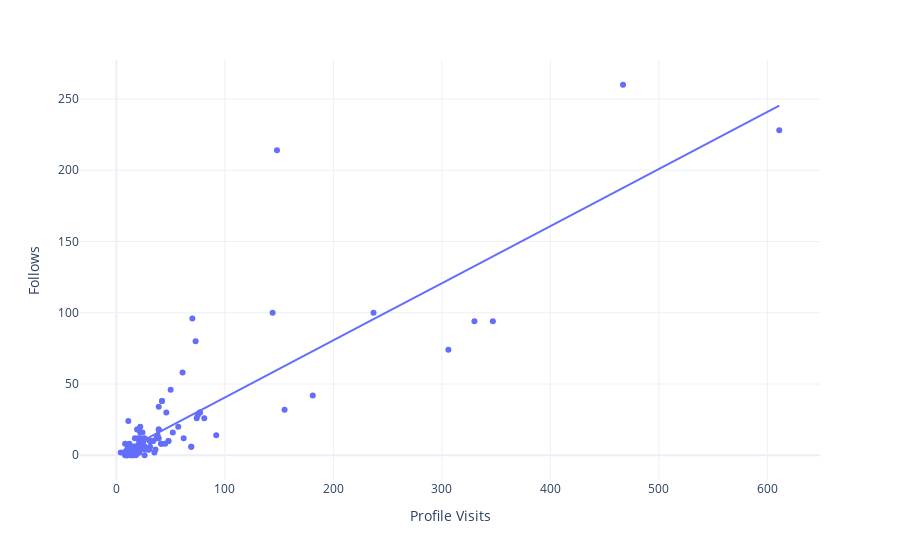

Notebook source saved alongside this figure:
### Code cell
fig=px.scatter(data,x='Profile Visits',
               y='Follows',
               trendline='ols',)

fig.show()

### Figure 1 — Plotly figure (JSON) as saved in the notebook; plotly's stock layout.template omitted (floating-point values rounded to 4 significant figures)
{"data": [{"hovertemplate": "Profile Visits=%{x}<br>Follows=%{y}<extra></extra>", "legendgroup": "", "marker": {"color": "#636efa", "symbol": "circle"}, "mode": "markers", "name": "", "orientation": "v", "showlegend": false, "type": "scatter", "x": [35, 48, 62, 23, 8, 9, 26, 12, 36, 31, 29, 15, 8, 20, 181, 17, 16, 21, 77, 10, 9, 11, 144, 14, 10, 19, 69, 11, 19, 9, 57, 13, 11, 24, 81, 4, 7, 14, 18, 8, 330, 21, 19, 32, 19, 21, 14, 30, 39, 42, 31, 20, 12, 22, 306, 13, 26, 16, 15, 15, 39, 21, 8, 45, 50, 37, 25, 347, 26, 48, 16, 26, 17, 52, 22, 41, 155, 12, 22, 20, 23, 25, 17, 16, 21, 77, 10, 14, 30, 39, 42, 31, 14, 10, 19, 69, 11, 19, 9, 38, 42, 92, 75, 21, 26, 39, 74, 467, 24, 70, 22, 46, 61, 237, 73, 20, 34, 148, 611], "xaxis": "x", "y": [2, 10, 12, 8, 0, 2, 0, 6, 4, 6, 4, 0, 2, 4, 42, 6, 2, 2, 30, 0, 0, 24, 100, 2, 4, 6, 6, 6, 2, 2, 20, 2, 4, 8, 26, 2, 2, 4, 0, 2, 94, 8, 18, 10, 4, 4, 4, 4, 18, 38, 10, 12, 4, 4, 74, 0, 6, 6, 0, 6, 12, 10, 8, 8, 46, 12, 10, 94, 6, 10, 6, 4, 12, 16, 12, 8, 32, 8, 16, 6, 10, 10, 6, 2, 2, 30, 0, 4, 4, 18, 38, 10, 2, 4, 6, 6, 6, 2, 2, 14, 8, 14, 28, 18, 12, 34, 26, 260, 16, 96, 20, 30, 58, 100, 80, 18, 10, 214, 228], "yaxis": "y"}, {"hovertemplate": "<b>OLS trendline</b><br>Follows = 0.400884 * Profile Visits + 0.46283<br>R<sup>2</sup>=0.727868<br><br>Profile Visits=%{x}<br>Follows=%{y} <b>(trend)</b><extra></extra>", "legendgroup": "", "marker": {"color": "#636efa", "symbol": "circle"}, "mode": "lines", "name": "", "showlegend": false, "type": "scatter", "x": [4, 7, 8, 8, 8, 8, 9, 9, 9, 9, 10, 10, 10, 10, 11, 11, 11, 11, 12, 12, 12, 13, 13, 14, 14, 14, 14, 14, 15, 15, 15, 16, 16, 16, 16, 17, 17, 17, 18, 19, 19, 19, 19, 19, 19, 20, 20, 20, 20, 21, 21, 21, 21, 21, 21, 22, 22, 22, 22, 23, 23, 24, 24, 25, 25, 26, 26, 26, 26, 26, 29, 30, 30, 31, 31, 31, 32, 34, 35, 36, 37, 38, 39, 39, 39, 39, 41, 42, 42, 42, 45, 46, 48, 48, 50, 52, 57, 61, 62, 69, 69, 70, 73, 74, 75, 77, 77, 81, 92, 144, 148, 155, 181, 237, 306, 330, 347, 467, 611], "xaxis": "x", "y": [2.066, 3.269, 3.67, 3.67, 3.67, 3.67, 4.071, 4.071, 4.071, 4.071, 4.472, 4.472, 4.472, 4.472, 4.873, 4.873, 4.873, 4.873, 5.273, 5.273, 5.273, 5.674, 5.674, 6.075, 6.075, 6.075, 6.075, 6.075, 6.476, 6.476, 6.476, 6.877, 6.877, 6.877, 6.877, 7.278, 7.278, 7.278, 7.679, 8.08, 8.08, 8.08, 8.08, 8.08, 8.08, 8.481, 8.481, 8.481, 8.481, 8.881, 8.881, 8.881, 8.881, 8.881, 8.881, 9.282, 9.282, 9.282, 9.282, 9.683, 9.683, 10.08, 10.08, 10.48, 10.48, 10.89, 10.89, 10.89, 10.89, 10.89, 12.09, 12.49, 12.49, 12.89, 12.89, 12.89, 13.29, 14.09, 14.49, 14.89, 15.3, 15.7, 16.1, 16.1, 16.1, 16.1, 16.9, 17.3, 17.3, 17.3, 18.5, 18.9, 19.71, 19.71, 20.51, 21.31, 23.31, 24.92, 25.32, 28.12, 28.12, 28.52, 29.73, 30.13, 30.53, 31.33, 31.33, 32.93, 37.34, 58.19, 59.79, 62.6, 73.02, 95.47, 123.1, 132.8, 139.6, 187.7, 245.4], "yaxis": "y"}], "layout": {"legend": {"tracegroupgap": 0}, "margin": {"t": 60}, "xaxis": {"anchor": "y", "domain": [0, 1], "title": {"text": "Profile Visits"}}, "yaxis": {"anchor": "x", "domain": [0, 1], "title": {"text": "Follows"}}}}
